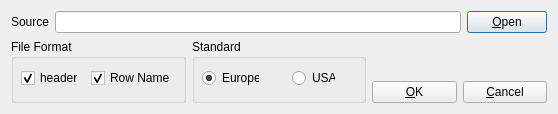
<?xml version="1.0" encoding="UTF-8"?>
<ui version="4.0">
 <class>openCSV</class>
 <widget class="QDialog" name="openCSV">
  <property name="geometry">
   <rect>
    <x>0</x>
    <y>0</y>
    <width>558</width>
    <height>114</height>
   </rect>
  </property>
  <property name="windowTitle">
   <string>Open CSV File</string>
  </property>
  <layout class="QVBoxLayout" name="verticalLayout_2">
   <item>
    <layout class="QHBoxLayout" name="horizontalLayout_2">
     <item>
      <widget class="QLabel" name="label_2">
       <property name="text">
        <string>Source</string>
       </property>
      </widget>
     </item>
     <item>
      <widget class="QLineEdit" name="sourcelineEdit"/>
     </item>
     <item>
      <widget class="QPushButton" name="openButton">
       <property name="text">
        <string>&amp;Open</string>
       </property>
      </widget>
     </item>
    </layout>
   </item>
   <item>
    <layout class="QHBoxLayout" name="horizontalLayout_3">
     <item>
      <widget class="QGroupBox" name="filegroupBox">
       <property name="title">
        <string>File Format</string>
       </property>
       <widget class="QCheckBox" name="rownamecheckBox">
        <property name="geometry">
         <rect>
          <x>80</x>
          <y>30</y>
          <width>80</width>
          <height>18</height>
         </rect>
        </property>
        <property name="text">
         <string>Row Names</string>
        </property>
        <property name="checked">
         <bool>true</bool>
        </property>
       </widget>
       <widget class="QCheckBox" name="headercheckBox">
        <property name="geometry">
         <rect>
          <x>10</x>
          <y>30</y>
          <width>58</width>
          <height>18</height>
         </rect>
        </property>
        <property name="text">
         <string>header</string>
        </property>
        <property name="checked">
         <bool>true</bool>
        </property>
        <property name="tristate">
         <bool>false</bool>
        </property>
       </widget>
      </widget>
     </item>
     <item>
      <widget class="QGroupBox" name="standardgroupBox">
       <property name="title">
        <string>Standard</string>
       </property>
       <widget class="QRadioButton" name="EUradioButton">
        <property name="enabled">
         <bool>true</bool>
        </property>
        <property name="geometry">
         <rect>
          <x>10</x>
          <y>30</y>
          <width>57</width>
          <height>18</height>
         </rect>
        </property>
        <property name="text">
         <string>Europe</string>
        </property>
        <property name="checked">
         <bool>true</bool>
        </property>
       </widget>
       <widget class="QRadioButton" name="USradioButton">
        <property name="geometry">
         <rect>
          <x>100</x>
          <y>30</y>
          <width>43</width>
          <height>18</height>
         </rect>
        </property>
        <property name="text">
         <string>USA</string>
        </property>
       </widget>
      </widget>
     </item>
     <item>
      <layout class="QVBoxLayout" name="verticalLayout">
       <item>
        <spacer name="verticalSpacer">
         <property name="orientation">
          <enum>Qt::Vertical</enum>
         </property>
         <property name="sizeHint" stdset="0">
          <size>
           <width>20</width>
           <height>40</height>
          </size>
         </property>
        </spacer>
       </item>
       <item>
        <layout class="QHBoxLayout" name="horizontalLayout">
         <item>
          <widget class="QPushButton" name="okButton">
           <property name="text">
            <string>&amp;OK</string>
           </property>
          </widget>
         </item>
         <item>
          <widget class="QPushButton" name="cancelButton">
           <property name="text">
            <string>&amp;Cancel</string>
           </property>
          </widget>
         </item>
        </layout>
       </item>
      </layout>
     </item>
    </layout>
   </item>
  </layout>
 </widget>
 <resources/>
 <connections>
  <connection>
   <sender>okButton</sender>
   <signal>clicked()</signal>
   <receiver>openCSV</receiver>
   <slot>accept()</slot>
   <hints>
    <hint type="sourcelabel">
     <x>460</x>
     <y>121</y>
    </hint>
    <hint type="destinationlabel">
     <x>278</x>
     <y>88</y>
    </hint>
   </hints>
  </connection>
  <connection>
   <sender>cancelButton</sender>
   <signal>clicked()</signal>
   <receiver>openCSV</receiver>
   <slot>reject()</slot>
   <hints>
    <hint type="sourcelabel">
     <x>460</x>
     <y>152</y>
    </hint>
    <hint type="destinationlabel">
     <x>278</x>
     <y>88</y>
    </hint>
   </hints>
  </connection>
 </connections>
</ui>
